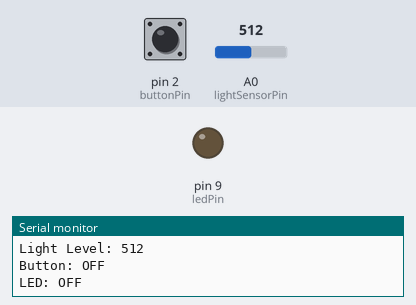
Simulated run of this sketch. Board: Arduino Uno, built with avr-gcc and run on an emulated ATmega328P. Parts: output pins drawn as LEDs (lit = HIGH), the last lines printed to the serial monitor. The test bench sets the inputs (shaded band); at power-on: A0 (lightSensorPin) = 512, pin 2 (buttonPin) HIGH.

Above: at 1.2 s.
1.3 s: A0 (lightSensorPin) set to 492
At 2.3 s:
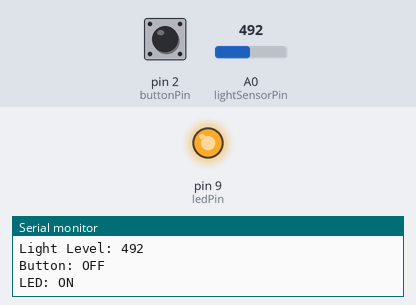
4.6 s: A0 (lightSensorPin) set to 510
At 5.0 s:
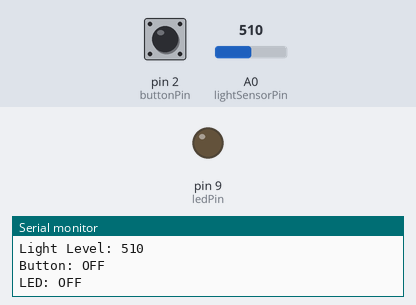
6.1 s: A0 (lightSensorPin) set to 490
At 7.7 s:
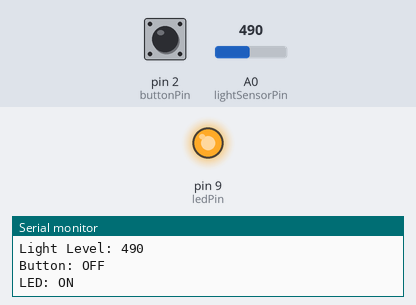
Timing chart, 0 to 8.7 s (numbered marks = the images above; inputs shaded):
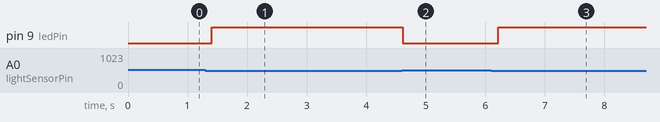

The sketch:

Lab12_Intro2IoT_Collaboration.ino
```cpp
// === Automatic Room Light with Manual Override ===

const int lightSensorPin = A0;   // Photoresistor connected to A0
const int buttonPin = 2;         // Button connected to D2
const int ledPin = 9;            // LED (room light) connected to D9

const int darkThreshold = 500;   // Adjust based on ambient light conditions

bool isDark = false;
bool isButtonOn = false;

void setup() {
  Serial.begin(9600);
  pinMode(buttonPin, INPUT_PULLUP);  // Use internal pull-up resistor
  pinMode(ledPin, OUTPUT);
  pinMode(lightSensorPin, INPUT);
}

void loop() {
  isDark = isRoomDark();             // Light detection logic
  isButtonOn = isButtonActivated();  // Button-based manual override

  // Control the LED
  if (isDark || isButtonOn) {
    digitalWrite(ledPin, HIGH);
    Serial.println("LED: ON");
  } else {
    digitalWrite(ledPin, LOW);
    Serial.println("LED: OFF");
  }

  delay(200); // basic debounce + sampling interval
}

// ===============================
// Light Detection – Student 1
bool isRoomDark() {
  int lightLevel = analogRead(lightSensorPin);

  Serial.print("Light Level: ");
  Serial.println(lightLevel);

  // Return true if it's dark
  return (lightLevel < darkThreshold);
}
// ===============================
// Manual Switch Control – Student 2
bool isButtonActivated() {
  bool state = digitalRead(buttonPin);

  if (state == HIGH) {
    Serial.println("Button: OFF");
    return false;  // Not pressed
  } else {
    Serial.println("Button: ON");
    return true;   // Pressed
  }
}
```

Measured:
- the behaviour switches between 500 and 499 on A0 (lightSensorPin) (found by bisection; images 0 and 1)
- after the input at 1.3 s, pin 9 (ledPin): LOW → HIGH after 0.10 s
- after the input at 4.6 s, pin 9 (ledPin): HIGH → LOW at once
- after the input at 6.1 s, pin 9 (ledPin): LOW → HIGH after 0.12 s
